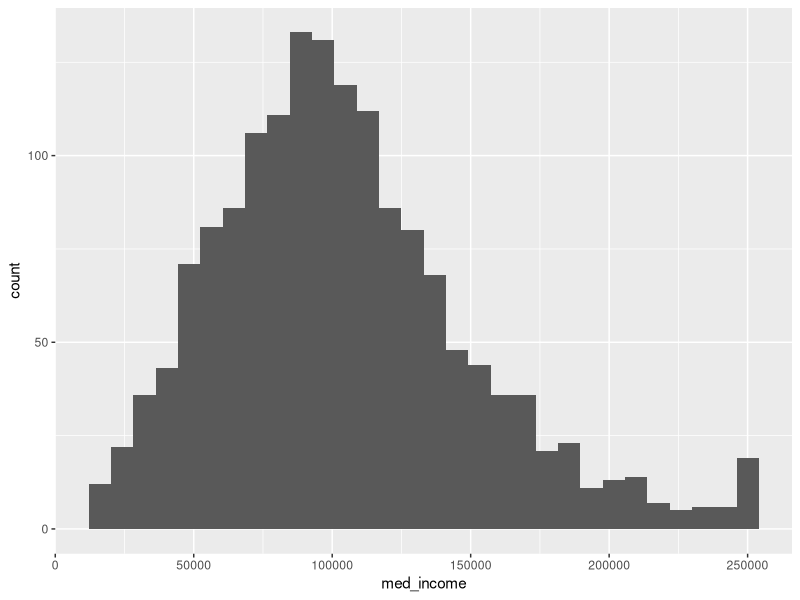

This figure's R source:
## ---- chunk 1
#| echo: false
#| message: false
#| label: setup

library(tidyverse)
mTracts <- read_csv("data/mass-tracts.csv")
## ---- chunk 2
mTracts |> ggplot(aes(x = med_income)) + 
  geom_histogram()

